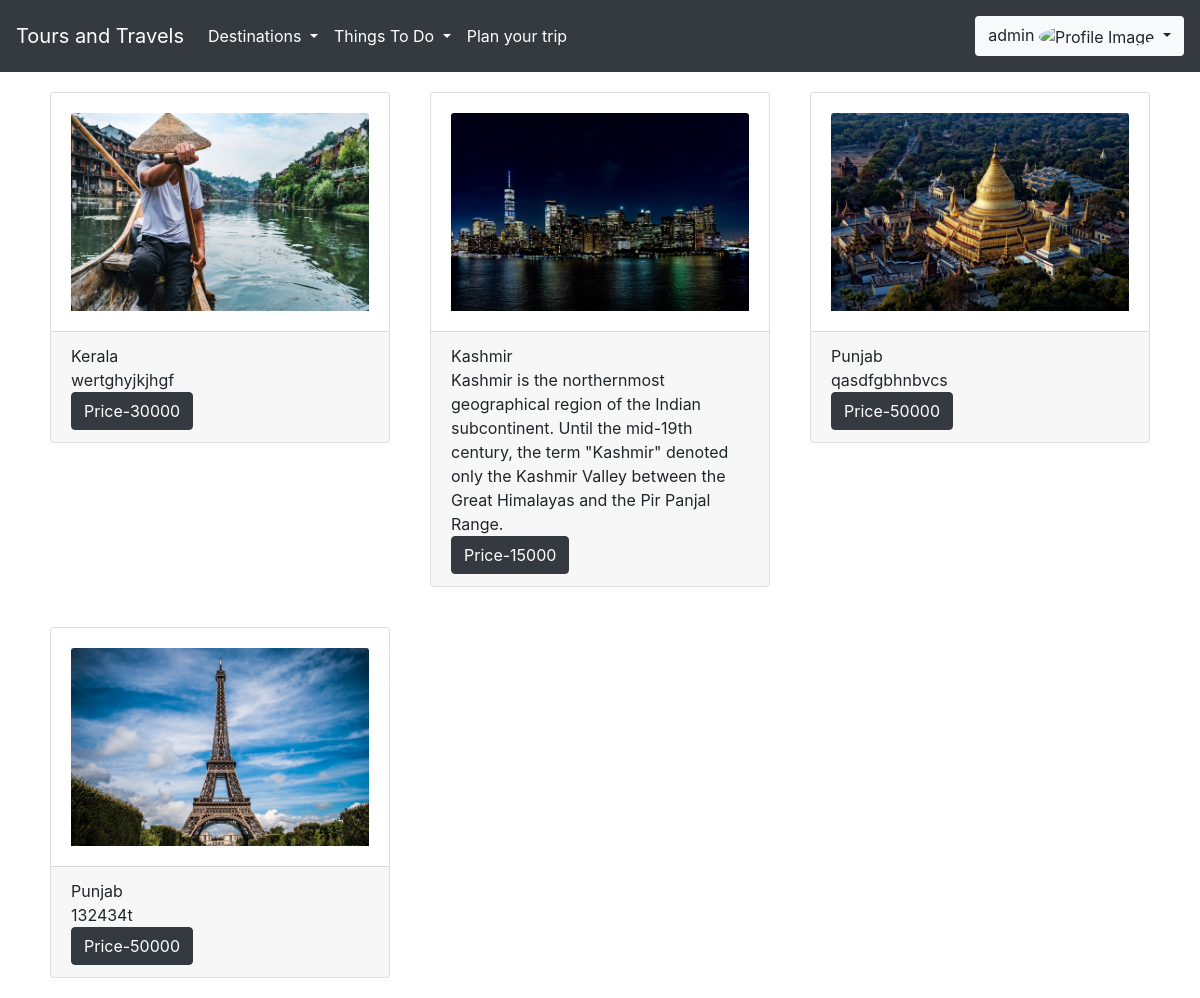
Screenshot of /home.php (signed in) with the database file from the repository.
### tables this page shows
CREATE TABLE IF NOT EXISTS `user` (
  `id` int NOT NULL AUTO_INCREMENT,
  `username` varchar(30) NOT NULL,
  `mobile` varchar(30) NOT NULL,
  `email` varchar(30) NOT NULL,
  `password` varchar(30) NOT NULL,
  `photo` varchar(100) NOT NULL,
  PRIMARY KEY (`id`)
);

CREATE TABLE IF NOT EXISTS `places` (
  `id` int NOT NULL AUTO_INCREMENT,
  `place` varchar(30) NOT NULL,
  `placeinfo` longtext NOT NULL,
  `price` int NOT NULL,
  `photo` varchar(100) NOT NULL,
  PRIMARY KEY (`id`)
);

### home.php (the view, shortened to what this page needs)
<?php
include("dbconnect.php");
$id = $_SESSION["uid"];
$qry = "SELECT * FROM `user` WHERE id = '$id'";
$result = mysqli_query($connect, $qry);
$data = mysqli_fetch_assoc($result);
$imgsrc = "userimage/".$data['photo'];
?>
<?php
$qry2 = "select * from places";
$result = mysqli_query($connect,$qry2);
?>
<!DOCTYPE html>
<html lang="en">
<head>
    <link rel="stylesheet" href="https://cdn.jsdelivr.net/npm/bootstrap@4.6.2/dist/css/bootstrap.min.css">
    <link rel="stylesheet" href="https://cdn.jsdelivr.net/npm/bootstrap-icons@1.11.3/font/bootstrap-icons.min.css">
</head>
<body>
    <nav class="navbar navbar-expand-lg bg-dark">
        <a class="navbar-brand" href="#">Tours and Travels </a>
        <div class="collapse navbar-collapse" id="navbarText">
            <ul class="navbar-nav mr-auto">
                <li class="nav-item dropdown">
                    <a class="nav-link dropdown-toggle" href="#" id="navbardrop" data-toggle="dropdown">
                        Destinations
                    </a>
                </li>
                <li class="nav-item dropdown">
                    <a class="nav-link dropdown-toggle" href="#" id="navbardrop" data-toggle="dropdown">
                        Things To Do
                    </a>
                </li>
                <li class="nav-item">
                    <a class="nav-link" href="#">Plan your trip</a>
                </li>
            </ul>
            <span class="navbar-text">
                <div class="dropdown">
                <button type="button" class="btn dropdown-toggle bg-light" data-toggle="dropdown">
                        <?php echo $data['username']; ?>
                        <img src="<?php echo $imgsrc ?>" alt="Profile Image" width="25" height="25" style="border-radius: 50%;">
                    </button>
                </div>
            </span>
        </div>
    </nav>
    <div class="container">
        <div class="row">
        <?php
        while($data = mysqli_fetch_assoc($result))
        {?>
            <div class="col-md-4">
            <div class="card" style="width: 100%;">
                <div class="card-body">
                <img src="images/<?php echo $data['photo']; ?>" alt="Image of <?php echo $data['place']; ?>" class="img-fluid card-img-top">
                </div>
                <div class="card-footer">
                   <?php echo $data["place"]; echo"<br>";
                        echo $data["placeinfo"]; echo "<br>";?>
                        <button class="btn btn-dark">Price-<?php echo $data["price"]?>
                </div>
            </div>
        </div>
<?php
        }?>
        </div>
    </div>
</body>
</html>

### home.php (style rules this page uses)
.col-md-4 { padding: 20px; justify-content: space-evenly; }
.navbar a { color: white; }
.card { transition: transform 0.5s; }
.card-body img { width: 100%; height: auto; }

### rows the page displays
user: username "admin"
places: photo (picture), place "Kerala", placeinfo "wertghyjkjhgf", price "30000"
places: photo (picture), place "Kashmir", placeinfo "Kashmir is the northernmost geographical region of the Indian subcontinent. Until the mid-19th century, the term \"Kashmir\" denoted only the Kashmir Valley between the Great Himalayas and the Pir Panjal Range.", price "15000"
places: photo (picture), place "Punjab", placeinfo "qasdfgbhnbvcs", price "50000"
places: photo (picture), place "Punjab", placeinfo "132434t", price "50000"
